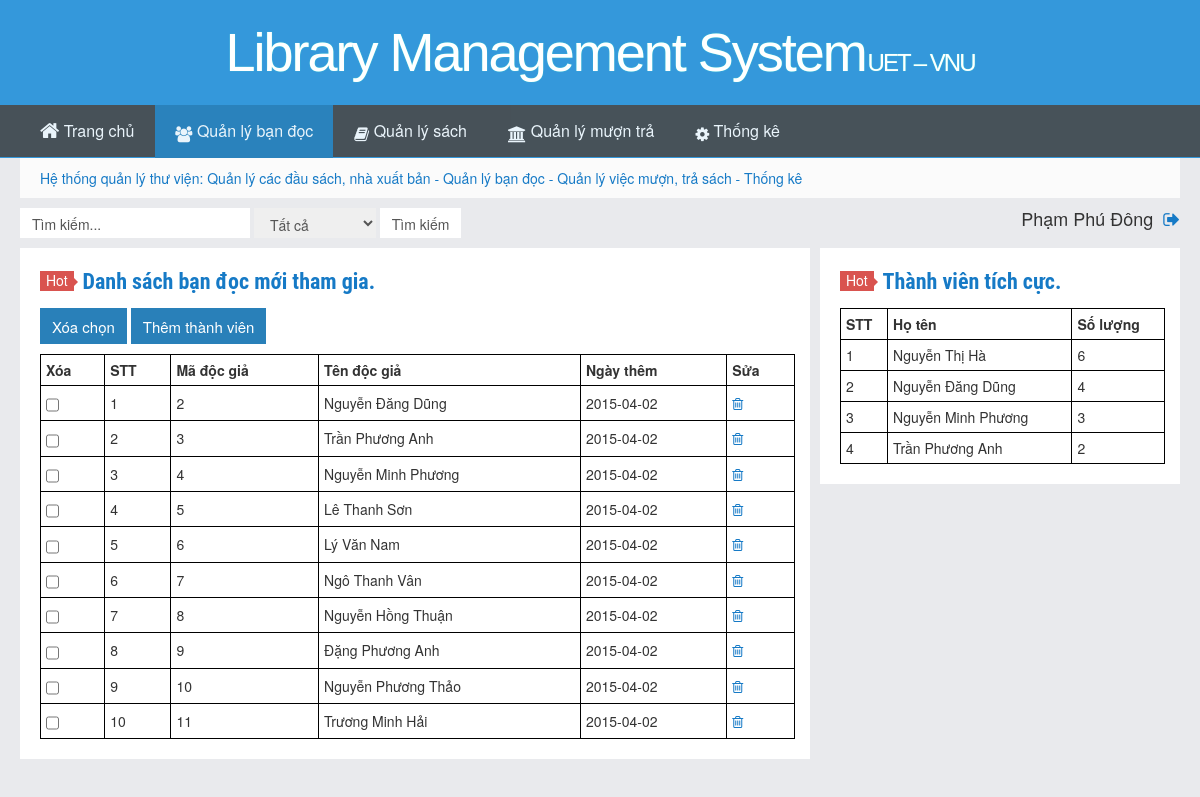
Screenshot of /LibrarySystem/QuanLyBanDoc/index.php (signed in) with the database file from the repository.
### tables this page shows
CREATE TABLE IF NOT EXISTS `doc_gia` (
  `ma_doc_gia` smallint(6) NOT NULL,
  `ho_ten` varchar(50) DEFAULT NULL,
  `so_dien_thoai` varchar(20) DEFAULT NULL,
  `dia_chi` varchar(255) DEFAULT NULL,
  `email` varchar(50) DEFAULT NULL,
  `ngay_xoa` date DEFAULT NULL,
  `ngay_sua` date DEFAULT NULL,
  `ngay_them` date DEFAULT NULL,
  `ma_nguoi_sua` smallint(6) DEFAULT NULL,
  `ma_nguoi_xoa` smallint(6) DEFAULT NULL,
  `ma_nguoi_them` smallint(6) NOT NULL,
  PRIMARY KEY (`ma_doc_gia`),
  KEY `fk_nguoithem_dg` (`ma_nguoi_them`),
  KEY `ma_nguoi_sua_idx` (`ma_nguoi_sua`),
  KEY `ma_nguoi_xoa_idx` (`ma_nguoi_xoa`)
);

### LibrarySystem/QuanLyBanDoc/index.php (the view, shortened to what this page needs)
<!DOCTYPE HTML>
<html>
    <head>
        <link rel="stylesheet" href="http://localhost/LibrarySystem/Style/style.css"/>
        <link rel="stylesheet" href='http://localhost/LibrarySystem/Style/myStyle.css'/>
        <link rel="stylesheet" href='http://localhost/LibrarySystem/Style/cssPopup.css'/>
        <link rel="stylesheet" href="http://localhost/LibrarySystem/font-awesome-4.3.0/css/font-awesome.min.css">
    </head>
    <body>
        <header id="header" class="header">
            <div class="container-inner">
                <div class="yusi-logo">
                    <a href="#">
                        <h1>
                            <span class="yusi-mono">Library Management System</span>
                            <span class="yusi-bloger">UET &#8211 VNU</span>
                        </h1>
                    </a>
                </div>
            </div>
            <div id="nav-header" class="navbar">
                <ul class="nav">
                    <li id="menu-item-821" class="menu-item menu-item-type-custom menu-item-object-custom   menu-item-home menu-item-821">
                        <a href="http://localhost/LibrarySystem/index.php">
                            <i class="fa fa-home" style="font-size: 1.3em;">
                            </i> Trang chủ
                        </a>
                    </li>
                    <li id="menu-item-1112" class="menu-item menu-item-type-taxonomy current_page_item  menu-item-object-category menu-item-has-children menu-item-1112">
                        <a href="http://localhost/LibrarySystem/QuanLyBanDoc/index.php">
                            <i class="fa fa-group">
                            </i> Quản lý bạn đọc
                        </a>
                    </li>
                    <li id="menu-item-1116" class="menu-item menu-item-type-taxonomy menu-item-object-category menu-item-has-children menu-item-1116">
                        <a href="http://localhost/LibrarySystem/QuanLySach/index.php">
                            <i class="fa fa-book">
                            </i> Quản lý sách
                        </a>
                    </li>
                    <li id="menu-item-1113" class="menu-item menu-item-type-taxonomy menu-item-object-category menu-item-has-children menu-item-1113">
                        <a href="http://localhost/LibrarySystem/QuanLyMuonTra/index.php">
                            <i class="fa fa-bank">
                            </i> Quản lý mượn trả
                        </a>
                    </li>
                    <li id="menu-item-1803" class="menu-item menu-item-type-custom menu-item-object-custom menu-item-has-children menu-item-1803">
                        <a href="http://localhost/LibrarySystem/ThongKe/index.php"><i class="fa fa-cog">
                            </i> Thống kê
                        </a>
                    </li>
                </ul>
            </div>
    </header>
    <section class="container">
        <div class="speedbar">
            <div class="toptip">
                <marquee width="100%" behavior="scroll" direction="left" scrollamount="7">
                    <a target="_blank" href="#">Hệ thống quản lý thư viện: Quản lý các đầu sách, nhà xuất bản  - Quản lý bạn đọc - Quản lý việc mượn, trả sách - Thống kê</a>
                </marquee>
            </div>
        </div>
        <div >
            <form method="POST">
                <input class="btn" type="text" name="s" onblur="if (this.value == '')
                            this.value = 'Tìm kiếm...';" onfocus="if (this.value == 'Tìm kiếm...')
                                        this.value = '';" value="Tìm kiếm..."/>
                <select class="btn" name="choice">
                    <option value="1">Tất cả</option>
                </select>
                <input type="submit" name="search" value="Tìm kiếm" class="btn"/>
                <div style="float:right">
                    <?php
                        echo "<font size='4'>" ;
                        echo $_SESSION['ho_ten'];
                        echo "<a href='http://localhost/LibrarySystem/logout.php'><i class='fa fa-sign-out'></i></a>";
                        echo "</font>";
                    ?>
                </div>
            </form>
        </div>
        <div class="content-wrap">
            <div class="content">
                <article class="excerpt">
                    <header>
                        <a class="label label-important" href="#">Hot
                            <i class="label-arrow">
                            </i>
                        </a>
                        <h2>
                            <a target="_blank" href="#" >Danh sách bạn đọc mới tham gia.
                            </a>
                        </h2>
                    </header>
                    <div>
                        <?php
                        $result ="Select ma_doc_gia, ho_ten, ngay_them
                        from doc_gia
                        order by ngay_them desc
                        Limit 10";
                        $query = mysql_query($result);
                        ?>
                            <form method="POST">
                            <input type="submit" class="btn btn-primary " name="xoa1" value="Xóa chọn" />
                            <input type="submit" class="btn btn-primary " name="them" value="Thêm thành viên"/>
                            <br/>
                            <table style="width:100%">
                                <tr>
                                    <th>Xóa</th>
                                    <th>STT</th>
                                    <th>Mã độc giả</th>
                                    <th>Tên độc giả</th>
                                    <th>Ngày thêm</th>
                                    <th>Sửa</th>
                                </tr>
                            <?php
                                $i=1;
                                while($row = mysql_fetch_array($query)){
                                ?>
                                    <tr>
                                        <td><input name="cb[]" type="checkbox" value="<?php echo $row['ma_doc_gia']; ?>"></td>
                                        <td><?php echo $i; ?></td>
                                        <td><?php echo $row['ma_doc_gia']; ?></td>
                                        <td><?php echo $row['ho_ten']; ?></td>
                                        <td><?php echo $row['ngay_them']; ?></td>
                                        <td><a href="update.php?id=<?php echo $row['ma_doc_gia'];?>"><i class="fa fa-trash-o"></i></a></td>
                                    </tr>
                                <?php
                                $i++;
                                }
                            echo '</table>';
                            echo "</form>";
                        ?>
                    </div>
                </article>
            </div>
        </div>
        <aside class="sidebar">
            <div class="widget widget_text">
                <article class="excerpt">
                    <header>
                        <a class="label label-important" href="#">Hot
                            <i class="label-arrow">
                            </i>
                        </a>
                        <h2>
                            <a target="_blank" href="#" >Thành viên tích cực.
                            </a>
                        </h2>
                    </header>
                    <div>
                        <?php
                            echo "<form method = 'POST'>";
                            $result = mysql_query("Select dg.ho_ten as ho_ten, count(*) as so_luong_muon
                            from muon_tra mt
                            Inner join doc_gia dg  on dg.ma_doc_gia=mt.ma_doc_gia
                            group by mt.ma_doc_gia
                            Order by so_luong_muon desc
                            Limit 10;");
                            if(mysql_num_rows($result)>0){
                                echo '<table style ="width:100%">';
                                echo "<tr>";
                                    echo "<th>STT</th>";
                                    echo "<th>Họ tên</th>";
                                    echo "<th>Số lượng</th>";
                                echo "</tr>";
                                $i=1;
                                while($row = mysql_fetch_array($result)){
                                    echo "<tr>";
                                    echo "<td>".$i."</td>";
                                    echo "<td>".$row['ho_ten']."</td>";
                                    echo "<td>".$row['so_luong_muon']."</td>";
                                    echo "</tr>";
                                    $i++;
                                }
                                echo '</table>';
                            }
                            echo "</form>";
                        ?>
                    </div>
                </article>
            </div>
        </aside>
</body>
</html>

### LibrarySystem/Style/myStyle.css (style rules this page uses)
table, th, td { border: 1px solid black; border-collapse: collapse; }
th, td { padding: 5px; text-align: left; }

### rows the page displays
doc_gia: ma_doc_gia "2", ho_ten "Nguyễn Đăng Dũng", ngay_them "2015-04-02"
doc_gia: ma_doc_gia "3", ho_ten "Trần Phương Anh", ngay_them "2015-04-02"
doc_gia: ma_doc_gia "4", ho_ten "Nguyễn Minh Phương", ngay_them "2015-04-02"
doc_gia: ma_doc_gia "5", ho_ten "Lê Thanh Sơn", ngay_them "2015-04-02"
doc_gia: ma_doc_gia "6", ho_ten "Lý Văn Nam", ngay_them "2015-04-02"
doc_gia: ma_doc_gia "7", ho_ten "Ngô Thanh Vân", ngay_them "2015-04-02"
doc_gia: ma_doc_gia "8", ho_ten "Nguyễn Hồng Thuận", ngay_them "2015-04-02"
doc_gia: ma_doc_gia "9", ho_ten "Đặng Phương Anh", ngay_them "2015-04-02"
doc_gia: ma_doc_gia "10", ho_ten "Nguyễn Phương Thảo", ngay_them "2015-04-02"
doc_gia: ma_doc_gia "11", ho_ten "Trương Minh Hải", ngay_them "2015-04-02"

### other values shown
$_SESSION['ho_ten'] "Phạm Phú Đông"
$row['ho_ten'] "Nguyễn Thị Hà"
$row['so_luong_muon'] "6"
$row['ho_ten'] "Nguyễn Đăng Dũng"
$row['so_luong_muon'] "4"
$row['ho_ten'] "Nguyễn Minh Phương"
$row['so_luong_muon'] "3"
$row['ho_ten'] "Trần Phương Anh"
$row['so_luong_muon'] "2"
